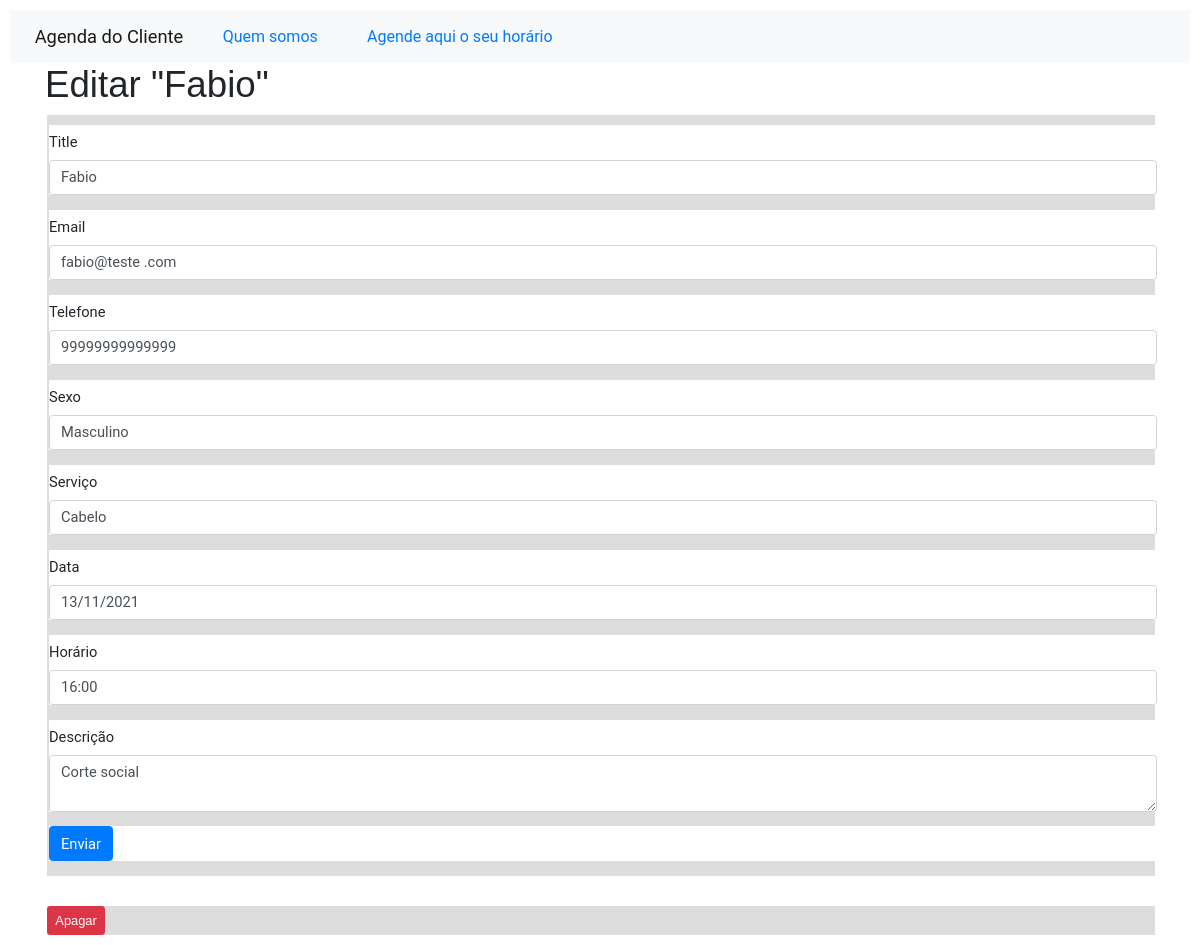
Screenshot of /5/edit with the database file from the repository.
### app.py (models this page shows)
class Posts(db.Model):
   id = db.Column(db.Integer, primary_key=True)
   created = db.Column(db.DateTime, default=datetime.datetime.utcnow)
   title = db.Column(db.String(80), nullable=False)
   email = db.Column(db.String(80), nullable=False)
   telefone = db.Column(db.String(80), nullable=False)
   sexo = db.Column(db.String(10), nullable=False)
   servico = db.Column(db.String(20), nullable=False)
   data = db.Column(db.String(20), nullable=False)
   horario = db.Column(db.String(20), nullable=False)
   content = db.Column(db.String(200), nullable=False)

### app.py (the view, shortened to what this page needs)
@app.route('/<int:id>/edit', methods=('GET', 'POST'))
def edit(id):
    post = get_post(id)
    return render_template('edit.html', post=post)

### app.py (called while the page is built)
def get_post(post_id):
   post = Posts.query.filter_by(id=post_id).first()
   if post is None:
      abort(404)
   return post

### templates/edit.html (shortened to what this page needs)
{% extends 'base.html' %}
{% block content %}
<link rel="stylesheet" href="https://stackpath.bootstrapcdn.com/bootstrap/4.3.1/css/bootstrap.min.css">
<h1>{% block title %} Editar "{{ post['title'] }}" {% endblock %}</h1>
<form method="post">
    <div class="form-group">
        <label for="title">Title</label>
        <input type="text" name="title" placeholder="Post title"
               class="form-control"
               value="{{ request.form['title'] or post['title'] }}">
    </div>
    <div class="form-group">
        <label for="email">Email</label>
        <input type="text" name="email" placeholder="Post email"
               class="form-control"
               value="{{ request.form['email'] or post['email'] }}">
    </div>
     <div class="form-group">
        <label for="telefone">Telefone</label>
        <input type="text" name="telefone" placeholder="Post telefone"
               class="form-control"
               value="{{ request.form['telefone'] or post['telefone'] }}">
    </div>
    <div class="form-group">
        <label for="sexo">Sexo</label>
        <input type="text" name="sexo" placeholder="Post sexo"
               class="form-control"
               value="{{ request.form['sexo'] or post['sexo'] }}">
    </div>
    <div class="form-group">
        <label for="servico">Serviço</label>
        <input type="text" name="servico" placeholder="Post servico"
               class="form-control"
               value="{{ request.form['servico'] or post['servico'] }}">
    </div>
     <div class="form-group">
        <label for="data">Data</label>
        <input type="text" name="data" placeholder="Post data"
               class="form-control"
               value="{{ request.form['data'] or post['data'] }}">
    </div>
    <div class="form-group">
        <label for="horario">Horário</label>
        <input type="text" name="horario" placeholder="Post horario"
               class="form-control"
               value="{{ request.form['horario'] or post['horario'] }}">
    </div>
    <div class="form-group">
        <label for="content">Descrição</label>
        <textarea name="content" placeholder="Post content"
                  class="form-control">{{ request.form['content'] or post['content'] }}</textarea>
    </div>
    <div class="form-group">
        <button type="submit" class="btn btn-primary">Enviar</button>
    </div>
</form>
<form action="{{ url_for('delete', id=post['id']) }}" method="POST">
    <input type="submit" value="Apagar"
            class="btn btn-danger btn-sm"
            onclick="return confirm('Tem certeza que deseja apagar essa postagem?')">
</form>
{% endblock %}

### static/css/estilo.css (style rules this page uses)
* { margin: 0px; padding: 0px; font-family: 'Roboto', sans-serif; font-size: 11pt; }
body { background-color: #ccc; width: 100%; height: auto; margin: auto; margin-top: 2px; padding: 10px; }
div { background-color: #fff; margin-top: 10px; width: 100%; height: auto; font-size: 15pt; margin-left: 2px; }
form { background-color: #ddd; width: 100%; height: auto; font-family: Arial; font-size: 12pt; margin-left: 2px; margin-right: auto; }
h1 { font-family: Arial; font-size: 22pt; text-align: center; }
input { font-size: 11px; }
textarea { font-size: 11px; }

### rows the page displays
Posts: title "Fabio", email "fabio@teste .com", telefone "99999999999999", sexo "Masculino", servico "Cabelo", data "13/11/2021", horario "16:00", content "Corte social"
